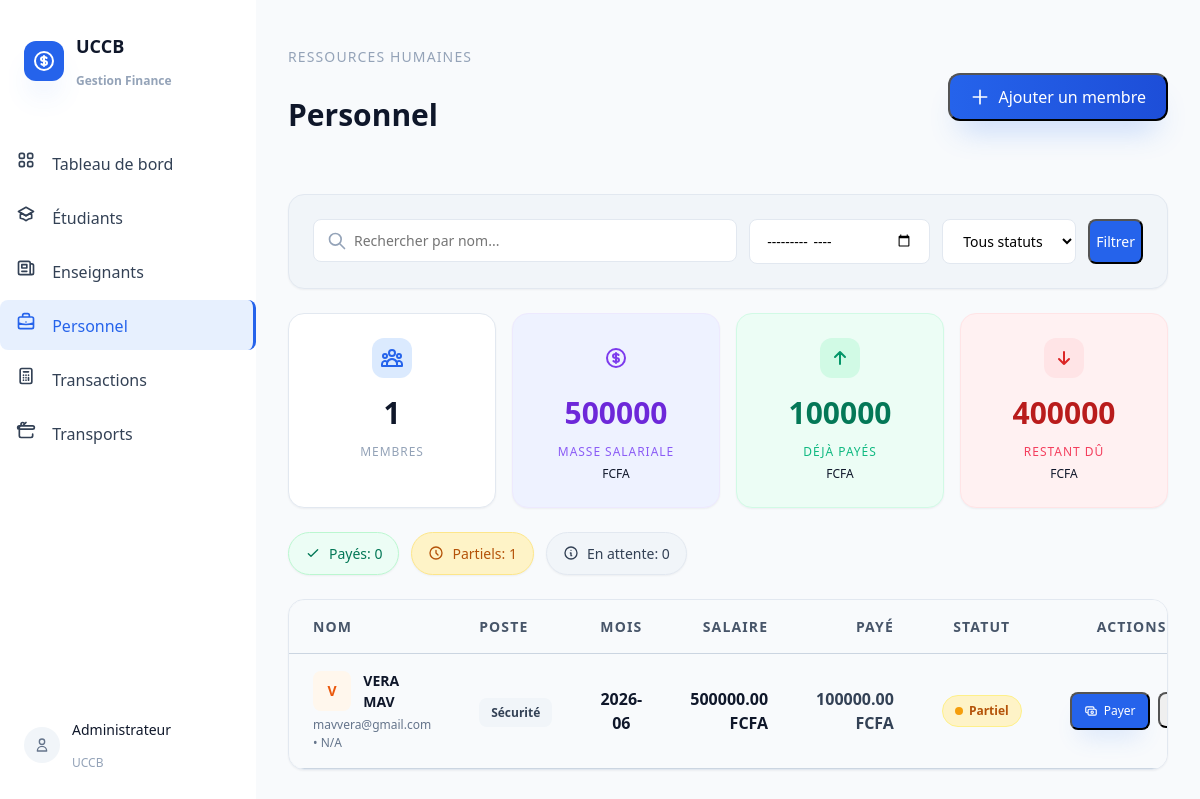
Screenshot of /personnel/ (signed in) with the database file from the repository.
### api/models.py (models this page shows, shortened)
class Personnel(models.Model):
    POSTE_CHOICES = [
        ('administratif', 'Administratif'),
        ('technique', 'Technique'),
        ('securite', 'Sécurité'),
        ('entretien', 'Entretien'),
        ('autre', 'Autre'),
    ]
    STATUT_CHOICES = [
        ('paye', 'Payé'),
        ('partiel', 'Partiel'),
        ('en_attente', 'En attente'),
    ]
    MODE_PAIEMENT_CHOICES = [
        ('cash', 'Espèces'),
        ('mobile_money', 'Mobile Money'),
        ('virement', 'Virement bancaire'),
        ('cheque', 'Chèque'),
    ]
    id = models.UUIDField(primary_key=True, default=uuid.uuid4, editable=False)
    name = models.CharField(max_length=200)
    email = models.EmailField(blank=True, null=True)
    matricule = models.CharField(max_length=50, blank=True, default='')
    poste = models.CharField(max_length=20, choices=POSTE_CHOICES, default='administratif')
    salaire = models.DecimalField(max_digits=12, decimal_places=2)
    montant_paye = models.DecimalField(max_digits=12, decimal_places=2, default=0)
    mode_paiement = models.CharField(max_length=20, choices=MODE_PAIEMENT_CHOICES, null=True, blank=True)
    statut = models.CharField(max_length=15, choices=STATUT_CHOICES, default='en_attente')
    date_paiement = models.DateField(null=True, blank=True)
    mois_concerne = models.CharField(max_length=7, blank=True, help_text='Format : 2025-04')
    created_at = models.DateTimeField(auto_now_add=True)
    class Meta:
        ordering = ['-created_at']

### api/views.py (the view)
# urls.py: path('personnel/', views.personnel_view, name='personnel'),
@login_required
def personnel_view(request):
    queryset = Personnel.objects.all()
    search = request.GET.get('q', '')
    mois = request.GET.get('mois', '')
    filter_statut = request.GET.get('statut', 'all')
    if search:
        queryset = queryset.filter(Q(name__icontains=search) | Q(matricule__icontains=search))
    if mois:
        queryset = queryset.filter(mois_concerne=mois)
    if filter_statut != 'all':
        queryset = queryset.filter(statut=filter_statut)
    total = Personnel.objects.count()
    nb_payes = Personnel.objects.filter(statut='paye').count()
    nb_partiels = Personnel.objects.filter(statut='partiel').count()
    nb_attente = Personnel.objects.filter(statut='en_attente').count()
    total_salary = queryset.aggregate(total=Sum('salaire'))['total'] or Decimal('0')
    total_paid = queryset.aggregate(total=Sum('montant_paye'))['total'] or Decimal('0')
    total_remaining = total_salary - total_paid
    mois_courant = timezone.now().strftime('%Y-%m')
    context = {
        'personnel': queryset,
        'search': search,
        'mois': mois,
        'filter_statut': filter_statut,
        'total': total,
        'nb_payes': nb_payes,
        'nb_partiels': nb_partiels,
        'nb_attente': nb_attente,
        'total_salary': total_salary,
        'total_paid': total_paid,
        'total_remaining': total_remaining,
        'mois_courant': mois_courant,
        'postes': Personnel.POSTE_CHOICES,
    }
    return render(request, 'personnel.html', context)

### api/templates/personnel.html (shortened to what this page needs)
{% extends "base.html" %}
{% block content %}
<div class="flex flex-col sm:flex-row sm:items-center sm:justify-between mb-8 gap-4">
    <div>
        <p class="text-sm font-medium text-slate-400 uppercase tracking-wider mb-1">Ressources humaines</p>
        <h2 class="text-3xl font-bold text-slate-900">Personnel</h2>
    </div>
    <button onclick="document.getElementById('modal-add').classList.remove('hidden')"
            class="inline-flex items-center gap-2 bg-gradient-to-r from-blue-600 to-blue-700 text-white px-5 py-2.5 rounded-xl font-medium shadow-lg shadow-blue-500/30 hover:shadow-xl hover:shadow-blue-500/40 transition-all hover:-translate-y-0.5">
        <svg class="w-5 h-5" fill="none" stroke="currentColor" viewBox="0 0 24 24"><path stroke-linecap="round" stroke-linejoin="round" stroke-width="2" d="M12 4v16m8-8H4"/></svg>
        Ajouter un membre
    </button>
</div>
<div class="bg-slate-100 rounded-2xl border border-slate-200 p-6 mb-6 shadow-sm">
    <form method="get" class="flex flex-col sm:flex-row gap-3 items-end">
        <div class="relative flex-1">
            <svg class="absolute left-3.5 top-1/2 -translate-y-1/2 w-5 h-5 text-slate-400" fill="none" stroke="currentColor" viewBox="0 0 24 24"><path stroke-linecap="round" stroke-linejoin="round" stroke-width="2" d="M21 21l-6-6m2-5a7 7 0 11-14 0 7 7 0 0114 0z"/></svg>
            <input type="text" name="q" placeholder="Rechercher par nom..." value="{{ search }}"
                   class="w-full pl-10 pr-4 py-2.5 bg-white border border-slate-200 rounded-lg text-sm focus:outline-none focus:ring-2 focus:ring-blue-500">
        </div>
        <input type="month" name="mois" value="{{ mois }}" class="px-4 py-2.5 bg-white border border-slate-200 rounded-lg text-sm focus:outline-none focus:ring-2 focus:ring-blue-500">
        <select name="statut" class="px-4 py-2.5 bg-white border border-slate-200 rounded-lg text-sm focus:outline-none focus:ring-2 focus:ring-blue-500">
            <option value="all">Tous statuts</option>
        </select>
        <button class="bg-blue-600 hover:bg-blue-700 text-white px-8 py-2.5 rounded-lg font-medium text-sm transition-colors shadow-md hover:shadow-lg">Filtrer</button>
    </form>
</div>
<div class="grid grid-cols-2 md:grid-cols-4 gap-4 mb-6">
    <div class="card-hover bg-white rounded-2xl p-6 border border-slate-200 text-center shadow-sm hover:shadow-md transition-shadow">
        <div class="flex justify-center mb-3">
            <div class="w-10 h-10 bg-blue-100 rounded-xl flex items-center justify-center">
            </div>
        </div>
        <div class="text-3xl font-bold text-slate-900">{{ total|default:0 }}</div>
        <div class="text-xs text-slate-400 mt-2 font-medium uppercase tracking-wider">Membres</div>
    </div>
    <div class="card-hover bg-violet-50 rounded-2xl p-6 border border-violet-100 text-center shadow-sm hover:shadow-md transition-shadow">
        <div class="flex justify-center mb-3">
            <div class="w-10 h-10 bg-violet-100 rounded-xl flex items-center justify-center">
            </div>
        </div>
        <div class="text-3xl font-bold text-violet-700">{{ total_salary|floatformat:0|default:0 }}</div>
        <div class="text-xs text-violet-500 mt-2 font-medium uppercase tracking-wider">Masse salariale</div>
        <div class="text-xs text-violet-400 mt-1">FCFA</div>
    </div>
    <div class="card-hover bg-emerald-50 rounded-2xl p-6 border border-emerald-100 text-center shadow-sm hover:shadow-md transition-shadow">
        <div class="flex justify-center mb-3">
            <div class="w-10 h-10 bg-emerald-100 rounded-xl flex items-center justify-center">
                <svg class="w-6 h-6 text-emerald-600" fill="none" stroke="currentColor" viewBox="0 0 24 24"><path stroke-linecap="round" stroke-linejoin="round" stroke-width="2" d="M7 11l5-5m0 0l5 5m-5-5v12"/></svg>
            </div>
        </div>
        <div class="text-3xl font-bold text-emerald-700">{{ total_paid|floatformat:0|default:0 }}</div>
        <div class="text-xs text-emerald-500 mt-2 font-medium uppercase tracking-wider">Déjà payés</div>
        <div class="text-xs text-emerald-400 mt-1">FCFA</div>
    </div>
    <div class="card-hover bg-rose-50 rounded-2xl p-6 border border-rose-100 text-center shadow-sm hover:shadow-md transition-shadow">
        <div class="flex justify-center mb-3">
            <div class="w-10 h-10 bg-rose-100 rounded-xl flex items-center justify-center">
                <svg class="w-6 h-6 text-rose-600" fill="none" stroke="currentColor" viewBox="0 0 24 24"><path stroke-linecap="round" stroke-linejoin="round" stroke-width="2" d="M17 13l-5 5m0 0l-5-5m5 5V6"/></svg>
            </div>
        </div>
        <div class="text-3xl font-bold text-rose-700">{{ total_remaining|floatformat:0|default:0 }}</div>
        <div class="text-xs text-rose-500 mt-2 font-medium uppercase tracking-wider">Restant dû</div>
        <div class="text-xs text-rose-400 mt-1">FCFA</div>
    </div>
</div>
<div class="flex flex-wrap gap-3 mb-6">
    <span class="inline-flex items-center gap-2 rounded-full border border-emerald-200 bg-emerald-50 px-4 py-2.5 text-sm font-medium text-emerald-700 shadow-sm"><svg class="w-4 h-4" fill="none" stroke="currentColor" viewBox="0 0 24 24"><path stroke-linecap="round" stroke-linejoin="round" stroke-width="2" d="M5 13l4 4L19 7"/></svg>Payés: {{ nb_payes|default:0 }}</span>
    <span class="inline-flex items-center gap-2 rounded-full border border-amber-200 bg-amber-50 px-4 py-2.5 text-sm font-medium text-amber-700 shadow-sm"><svg class="w-4 h-4" fill="none" stroke="currentColor" viewBox="0 0 24 24"><path stroke-linecap="round" stroke-linejoin="round" stroke-width="2" d="M12 8v4l3 3m6-3a9 9 0 11-18 0 9 9 0 0118 0z"/></svg>Partiels: {{ nb_partiels|default:0 }}</span>
    <span class="inline-flex items-center gap-2 rounded-full border border-slate-200 bg-slate-100 px-4 py-2.5 text-sm font-medium text-slate-700 shadow-sm"><svg class="w-4 h-4" fill="none" stroke="currentColor" viewBox="0 0 24 24"><path stroke-linecap="round" stroke-linejoin="round" stroke-width="2" d="M13 16h-1v-4h-1m1-4h.01M21 12a9 9 0 11-18 0 9 9 0 0118 0z"/></svg>En attente: {{ nb_attente|default:0 }}</span>
</div>
<div class="bg-white rounded-2xl border border-slate-200 overflow-hidden shadow-sm">
    <div class="overflow-x-auto">
        <table class="w-full text-base">
            <thead class="bg-slate-50 text-slate-600">
                <tr>
                    <th class="px-6 py-4 text-left font-bold text-sm uppercase tracking-wider">Nom</th>
                    <th class="px-6 py-4 text-left font-bold text-sm uppercase tracking-wider">Poste</th>
                    <th class="px-6 py-4 text-center font-bold text-sm uppercase tracking-wider">Mois</th>
                    <th class="px-6 py-4 text-right font-bold text-sm uppercase tracking-wider">Salaire</th>
                    <th class="px-6 py-4 text-right font-bold text-sm uppercase tracking-wider">Payé</th>
                    <th class="px-6 py-4 text-center font-bold text-sm uppercase tracking-wider">Statut</th>
                    <th class="px-6 py-4 text-center font-bold text-sm uppercase tracking-wider">Actions</th>
                </tr>
            </thead>
            <tbody class="divide-y divide-slate-100">
                {% for p in personnel %}
                <tr class="table-row hover:bg-slate-50/50">
                    <td class="px-6 py-4">
                        <div class="flex flex-col gap-1">
                            <div class="flex items-center gap-3">
                                <div class="w-10 h-10 bg-orange-50 rounded-lg flex items-center justify-center text-orange-600 font-semibold text-sm">{{ p.name|first|upper }}</div>
                                <span class="font-semibold text-slate-900 text-sm">{{ p.name }}</span>
                            </div>
                            <div class="text-xs text-slate-500 font-medium">{{ p.email|default:"-" }} • {{ p.matricule|default:"N/A" }}</div>
                        </div>
                    </td>
                    <td class="px-6 py-4"><span class="px-3 py-1.5 bg-slate-100 rounded-lg text-xs font-semibold text-slate-700">{{ p.get_poste_display }}</span></td>
                    <td class="px-6 py-4 font-semibold text-slate-900 text-center">{{ p.mois_concerne|default:"-" }}</td>
                    <td class="px-6 py-4 font-bold text-slate-900 text-right">{{ p.salaire }} FCFA</td>
                    <td class="px-6 py-4 font-bold text-slate-700 text-right">{{ p.montant_paye }} FCFA</td>
                    <td class="px-6 py-4 text-center">
                        {% if p.statut == "paye" %}
                            <span class="inline-flex items-center gap-1.5 px-3 py-1.5 rounded-full text-xs font-semibold bg-emerald-50 text-emerald-700 border border-emerald-100"><span class="w-2 h-2 rounded-full bg-emerald-500"></span>Payé</span>
                        {% elif p.statut == "partiel" %}
                            <span class="inline-flex items-center gap-1.5 px-3 py-1.5 rounded-full text-xs font-semibold bg-amber-50 text-amber-700 border border-amber-100"><span class="w-2 h-2 rounded-full bg-amber-500"></span>Partiel</span>
                        {% else %}
                            <span class="inline-flex items-center gap-1.5 px-3 py-1.5 rounded-full text-xs font-semibold bg-slate-100 text-slate-600 border border-slate-200"><span class="w-2 h-2 rounded-full bg-slate-400"></span>En attente</span>
                        {% endif %}
                    </td>
                    <td class="px-6 py-4">
                        <div class="flex justify-center gap-2">
                            <button onclick="openPayModal('{{ p.id }}', '{{ p.name }}')" class="inline-flex items-center gap-1.5 bg-blue-600 hover:bg-blue-700 text-white text-xs font-medium px-3 py-2 rounded-lg transition-colors shadow-sm shadow-blue-500/20">
                                <svg class="w-3.5 h-3.5" fill="none" stroke="currentColor" viewBox="0 0 24 24"><path stroke-linecap="round" stroke-linejoin="round" stroke-width="2" d="M17 9V7a2 2 0 00-2-2H5a2 2 0 00-2 2v6a2 2 0 002 2h2m2 4h10a2 2 0 002-2v-6a2 2 0 00-2-2H9a2 2 0 00-2 2v6a2 2 0 002 2zm7-5a2 2 0 11-4 0 2 2 0 014 0z"/></svg>
                                Payer
                            </button>
                            <form method="post" action="{% url 'delete_personnel' p.id %}" onsubmit="return confirm('Supprimer {{ p.name }} ?')" class="inline">
                                <button type="submit" class="w-9 h-9 flex items-center justify-center text-slate-400 hover:text-rose-600 hover:bg-rose-50 rounded-lg transition-all">
                                </button>
                            </form>
                        </div>
                    </td>
                </tr>
                {% endfor %}
            </tbody>
        </table>
    </div>
</div>
{% endblock %}

### api/templates/base.html (style rules this page uses)
body { font-family: ui-sans-serif, system-ui, -apple-system, BlinkMacSystemFont, "Segoe UI", sans-serif; }
.card-hover { transition: all 0.2s ease; }
.table-row { transition: background-color 0.15s ease; }

### rows the page displays
Personnel: name|first "V", name "VERA MAV", email "mavvera@gmail.com", matricule "N/A", poste "Sécurité", mois_concerne "2026-06", salaire "500000.00", montant_paye "100000.00", statut "partiel" (drawn)

### other values shown
{{ total|default:0 }} "1"
{{ total_salary|floatformat:0|default:0 }} "500000"
{{ total_paid|floatformat:0|default:0 }} "100000"
{{ total_remaining|floatformat:0|default:0 }} "400000"
{{ nb_payes|default:0 }} "0"
{{ nb_partiels|default:0 }} "1"
{{ nb_attente|default:0 }} "0"
